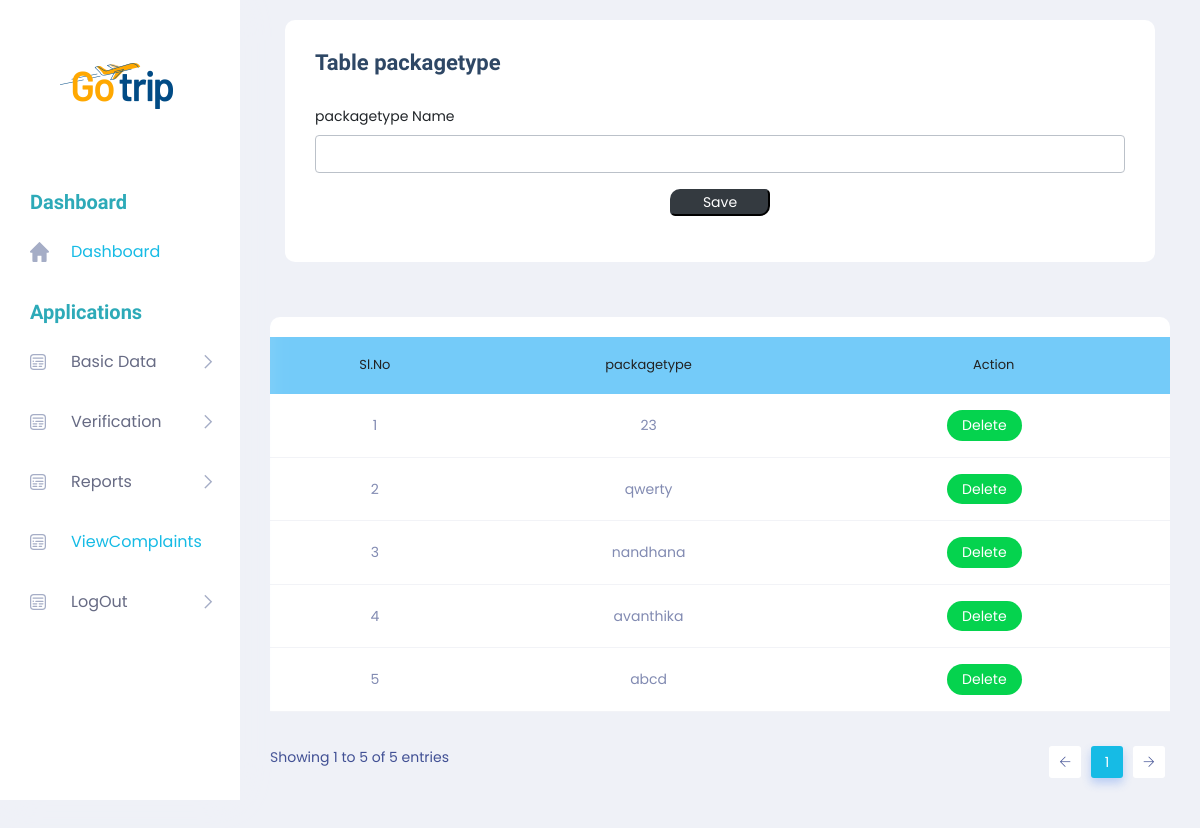
/Admin/Packagetype.php, run on an earlier commit of the app's database.
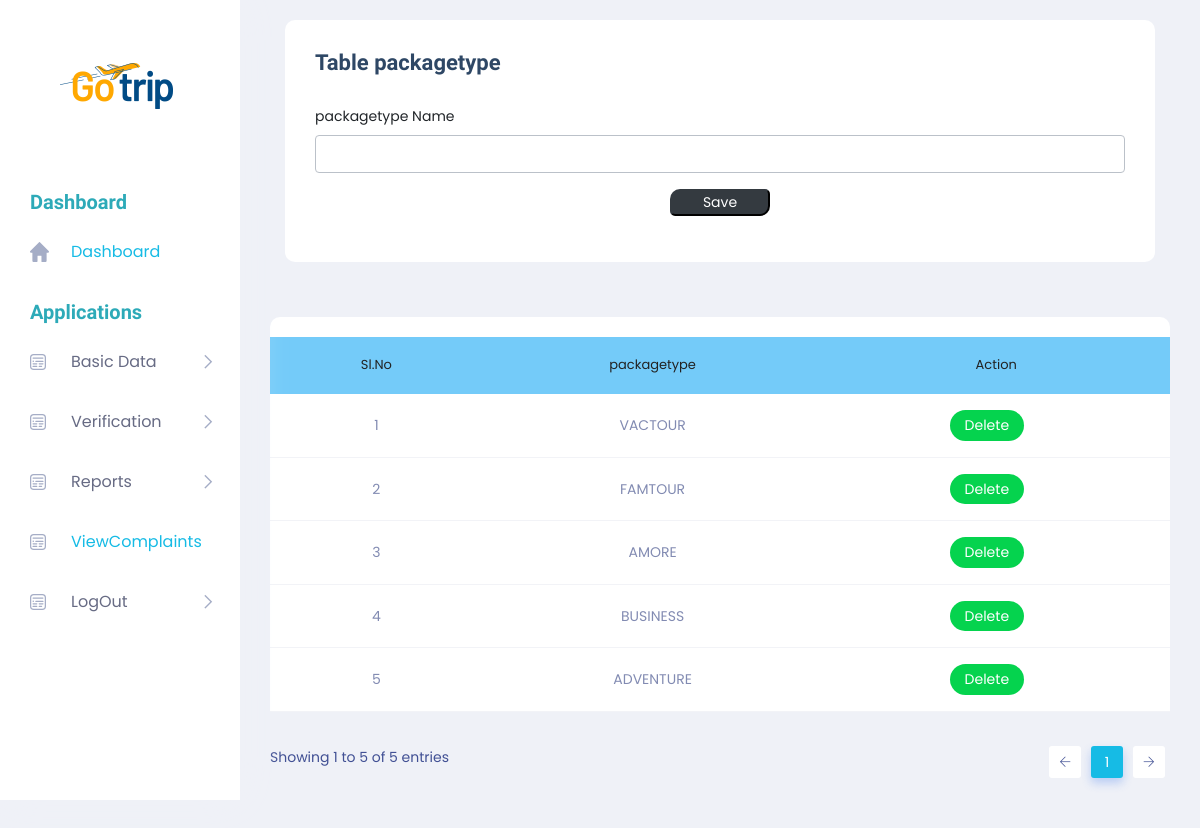
And on a later commit of the database.
### tables this page shows
CREATE TABLE `tbl_packagetype` (
  `packagetype_id` int(25) NOT NULL,
  `packagetype_name` varchar(30) NOT NULL
);

### Admin/Packagetype.php (the view, shortened to what this page needs)
<!DOCTYPE html PUBLIC "-//W3C//DTD XHTML 1.0 Transitional//EN" "http://www.w3.org/TR/xhtml1/DTD/xhtml1-transitional.dtd">
<html xmlns="http://www.w3.org/1999/xhtml">
<head>
</head>
<?php
include('../Assets/connection/connection.php');
include('Header.php');
?>
<body>
        <section class="main_content dashboard_part">
            <div class="main_content_iner ">
                <div class="container-fluid p-0">
                    <div class="row justify-content-center">
                        <div class="col-12">
                            <div class="QA_section">
                                <div class="white_box_tittle list_header">
                                    <div class="col-lg-12">
                                        <div class="white_box mb_30">
                                            <div class="box_header ">
                                                <div class="main-title">
                                                    <h3 class="mb-0" >Table packagetype</h3>
                                                </div>
                                            </div>
                                            <form method="post">
                                                <div class="form-group">
                                                    <label for="txt_packagetype">packagetype Name</label>
                                                    <input required="" type="text" class="form-control" id="txt_packagetype" name="txt_packagetype" autocomplete="off" required>
                                                </div>
                                                <div class="form-group" align="center">
<input type="submit" class="btn-dark" style="width:100px; border-radius: 10px 5px " name="btn_save" value="Save">
                                                </div>
                                            </form>
                                        </div>
                                    </div>
                                </div>
                                <div class="QA_table mb_30">
                                    <table class="table lms_table_active">
                                        <thead>
                                            <tr style="background-color: #74CBF9">
                                                <td align="center" scope="col">Sl.No</td>
                                                <td align="center" scope="col">packagetype</td>
                                                <td align="center" scope="col">Action</td>
                                            </tr>
                                        </thead>
                                        <tbody>
                                            <?php
                                                $i = 0;
                                                $selQry = "select * from tbl_packagetype";
                                                $rs = $conn->query($selQry);
                                                while ($data = $rs->fetch_assoc()) {
                                                    $i++;
                                            ?>
                                            <tr>
                                                <td align="center"><?php echo $i;?></td>
                                                <td align="center"><?php echo $data["packagetype_name"];?></td>
                                                <td align="center"><a href="packagetype.php?id=<?php echo $data["packagetype_id"];?>" class="status_btn">Delete</a> &nbsp;&nbsp;&nbsp;&nbsp;
</td>                                            </tr>
                                            <?php
                                              }
                                            ?>
                                        </tbody>
                                    </table>
                                </div>
                            </div>
                        </div>
                    </div>
                </div>
            </div>
        </section>
</body>
</html>

What changed in the data, as far as the page shows it:
removed tbl_packagetype: packagetype_name "23"
removed tbl_packagetype: packagetype_name "qwerty"
removed tbl_packagetype: packagetype_name "nandhana"
removed tbl_packagetype: packagetype_name "avanthika"
removed tbl_packagetype: packagetype_name "abcd"
added tbl_packagetype: packagetype_name "VACTOUR"
added tbl_packagetype: packagetype_name "FAMTOUR"
added tbl_packagetype: packagetype_name "AMORE"
added tbl_packagetype: packagetype_name "BUSINESS"
added tbl_packagetype: packagetype_name "ADVENTURE"
